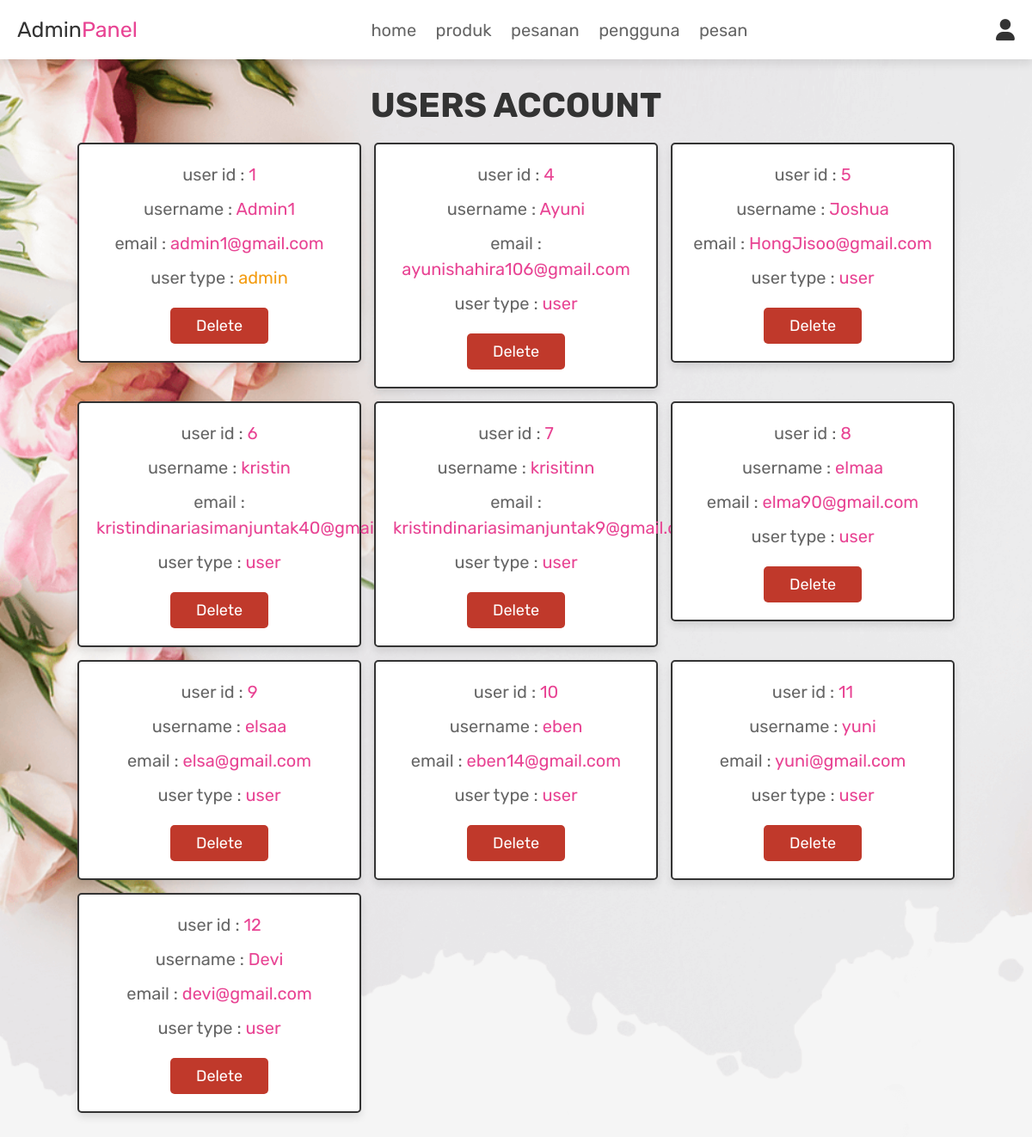
/admin_users.php (signed in), run on the app's committed database.
### tables this page shows
CREATE TABLE `users` (
  `id` int(11) NOT NULL,
  `name` varchar(100) NOT NULL,
  `email` varchar(100) NOT NULL,
  `password` varchar(100) NOT NULL,
  `user_type` varchar(20) NOT NULL DEFAULT 'user'
);

### admin_users.php (the view, shortened to what this page needs)
<?php
@include 'config.php';
?>
<!DOCTYPE html>
<html lang="en">
<head>
   <link rel="stylesheet" href="https://cdnjs.cloudflare.com/ajax/libs/font-awesome/6.0.0/css/all.min.css">
   <link rel="stylesheet" href="css/admin_style.css">
</head>
<body>
<?php @include 'admin_header.php'; ?>
<section class="users">
   <h1 class="title">users account</h1>
   <div class="box-container">
      <?php
         $select_users = mysqli_query($conn, "SELECT * FROM `users`") or die('query failed');
         if(mysqli_num_rows($select_users) > 0){
            while($fetch_users = mysqli_fetch_assoc($select_users)){
      ?>
      <div class="box">
         <p>user id : <span><?php echo $fetch_users['id']; ?></span></p>
         <p>username : <span><?php echo $fetch_users['name']; ?></span></p>
         <p>email : <span><?php echo $fetch_users['email']; ?></span></p>
         <p>user type : <span style="color:<?php if($fetch_users['user_type'] == 'admin'){ echo 'var(--orange)'; }; ?>"><?php echo $fetch_users['user_type']; ?></span></p>
         <a href="admin_users.php?delete=<?php echo $fetch_users['id']; ?>" onclick="return confirm('delete this user?');" class="delete-btn">delete</a>
      </div>
      <?php
         }
      }
      ?>
   </div>
</section>
</body>
</html>

### css/admin_style.css (style rules this page uses)
:root { --pink:#e84393; --red:#c0392b; --orange:#f39c12; --black:#333; --white:#fff; --light-color:#666; --light-white:#ccc; --light-bg:#f5f5f5; --border:.2rem solid var(--black); --box-shadow:0 .5rem 1rem rgba(0,0,0,.1); }
* { font-family: 'Rubik', sans-serif; margin:0; padding:0; box-sizing: border-box; outline: none; border:none; text-decoration: none; transition:all .2s linear; }
html { font-size: 62.5%; overflow-x: hidden; scroll-behavior: smooth; scroll-padding-top: 6.5rem; }
body { background: var(--light-bg); }
section { padding:3rem 2rem; }
.title { text-align: center; margin-bottom: 2rem; color:var(--black); text-transform: uppercase; font-size: 4rem; }
.btn, .delete-btn, .option-btn { display: inline-block; border-radius: .5rem; margin-top: 1rem; font-size: 1.8rem; color:var(--white); cursor: pointer; padding:1rem 3rem; text-transform: capitalize; }
.delete-btn { background-color: var(--red); }
.users .box-container { display: grid; grid-template-columns: repeat(auto-fit, 33rem); gap:1.5rem; align-items: flex-start; max-width: 1200px; margin: 0 auto; justify-content: center; }
.users .box-container .box { padding:2rem; border:var(--border); background-color: var(--white); box-shadow: var(--box-shadow); border-radius: .5rem; text-align: center; }
.users .box-container .box p { font-size: 2rem; color:var(--light-color); margin-bottom: 1rem; line-height: 1.5; }
.users .box-container .box p span { color:var(--pink); }
.users .box-container .box .delete-btn { margin-top: .5; }

### admin_users.php (style rules this page uses)
body { background-image: url("images/home-bg.png"); background-repeat: no-repeat; background-size: cover; }

### data on the page
users: id "1", name "Admin1", email "admin1@gmail.com", user_type "admin"
users: id "4", name "Ayuni", email "ayunishahira106@gmail.com", user_type "user"
users: id "5", name "Joshua", email "HongJisoo@gmail.com", user_type "user"
users: id "6", name "kristin", email "kristindinariasimanjuntak40@gmail.com", user_type "user"
users: id "7", name "krisitinn", email "kristindinariasimanjuntak9@gmail.com", user_type "user"
users: id "8", name "elmaa", email "elma90@gmail.com", user_type "user"
users: id "9", name "elsaa", email "elsa@gmail.com", user_type "user"
users: id "10", name "eben", email "eben14@gmail.com", user_type "user"
users: id "11", name "yuni", email "yuni@gmail.com", user_type "user"
users: id "12", name "Devi", email "devi@gmail.com", user_type "user"
